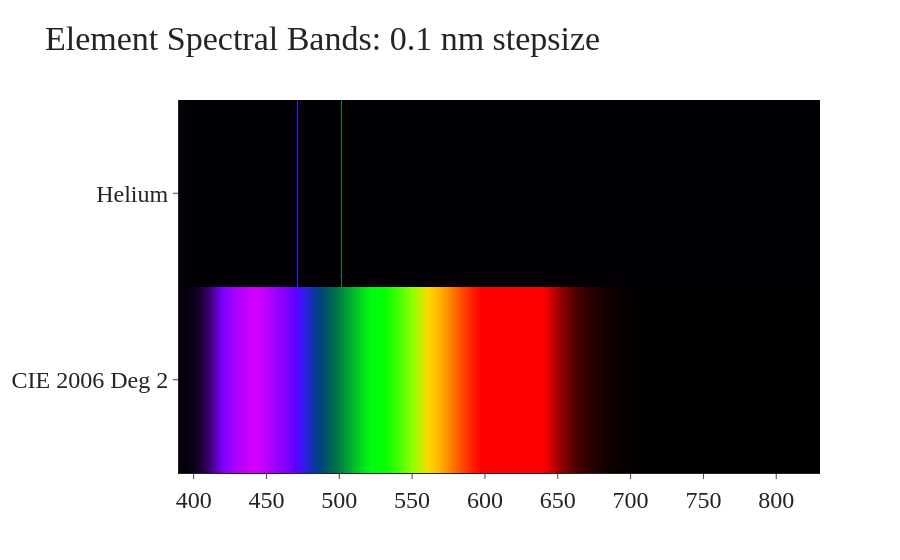

Notebook code cell kept with this figure:
### Code cell
sd.heatmap("He", colorscale="reference")

### Figure 1 — Plotly figure (JSON) as saved in the notebook; plotly's stock layout.template omitted (floating-point values rounded to 4 significant figures; data arrays with more than 128 entries replaced by an {"elided": "..."} marker saying what was removed)
{"data": [{"colorbar": {"title": {"font": {"size": 18}, "side": "top", "text": "log10(intensity)"}}, "colorscale": {"elided": "5963x2 mixed values"}, "showscale": false, "type": "heatmap", "x": {"elided": "4401 float values"}, "y": ["CIE 2006 Deg 2", "Helium"], "z": {"elided": "2 rows, 8801 float values in total"}}], "layout": {"font": {"family": "Times New Roman", "size": 24}, "title": {"text": "Element Spectral Bands: 0.1 nm stepsize"}, "xaxis": {"automargin": true, "title": {"text": ""}}}}
